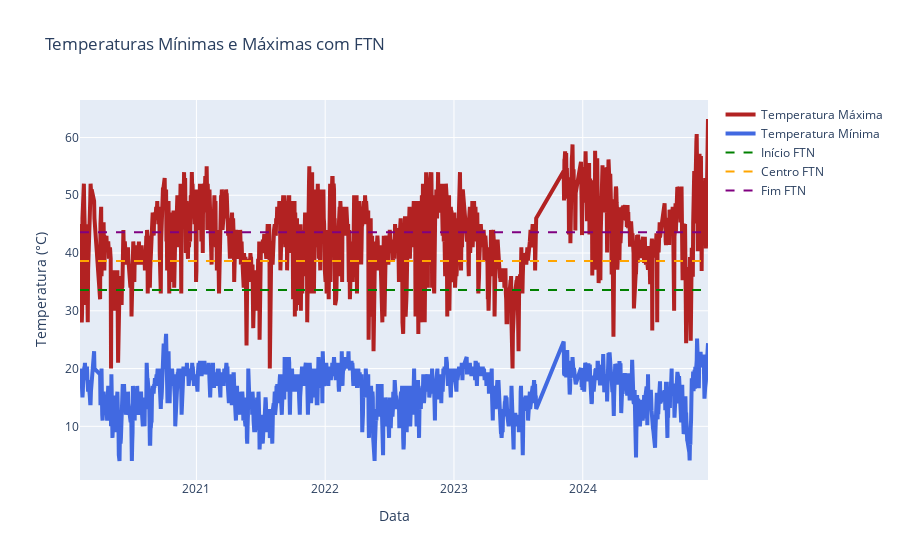

Notebook code for this chart:
### Markdown cell above
## Gráfico Temperaturas Mínimas e Máximas com FTN

### Code cell
# Agrupar por data e calcular as temperaturas mínima e máxima
df_daily = df_combined.groupby('dataref').agg(
    temp_min=('temperaturatermometro', 'min'),
    temp_max=('temperaturatermometro', 'max')
).reset_index()

# Calcular o delta
df_daily['delta'] = df_daily['temp_max'] - df_daily['temp_min']

# Aplicar as regras de filtro: delta entre 10 e 40, temperatura mínima >= 4 e <= 30
df_daily = df_daily[(df_daily.delta >= 10) & (df_daily.delta <= 40) & (df_daily.temp_min >= 4) & (df_daily.temp_min <= 30)].reset_index(drop=True)

# Calcular os valores históricos
min_historico = df_daily['temp_min'].min()
max_historico = df_daily['temp_max'].max()

# Calcular os valores de FTN
inicio_FTN = (min_historico + max_historico) / 2
centro_FTN = inicio_FTN + 5
fim_FTN = inicio_FTN + 10

# Criar o gráfico
import plotly.graph_objects as go

fig = go.Figure()

# Adicionar as linhas de temperatura máxima e mínima
fig.add_trace(go.Scatter(x=df_daily['dataref'], y=df_daily['temp_max'], name='Temperatura Máxima',
                         line=dict(color='firebrick', width=4)))
fig.add_trace(go.Scatter(x=df_daily['dataref'], y=df_daily['temp_min'], name='Temperatura Mínima',
                         line=dict(color='royalblue', width=4)))

# Adicionar as linhas de FTN
fig.add_trace(go.Scatter(x=df_daily['dataref'], y=[inicio_FTN]*len(df_daily), name='Início FTN',
                         line=dict(color='green', width=2, dash='dash')))
fig.add_trace(go.Scatter(x=df_daily['dataref'], y=[centro_FTN]*len(df_daily), name='Centro FTN',
                         line=dict(color='orange', width=2, dash='dash')))
fig.add_trace(go.Scatter(x=df_daily['dataref'], y=[fim_FTN]*len(df_daily), name='Fim FTN',
                         line=dict(color='purple', width=2, dash='dash')))

# Ajustes no layout do gráfico
fig.update_layout(
    title='Temperaturas Mínimas e Máximas com FTN',
    xaxis=dict(title='Data'),
    yaxis=dict(title='Temperatura (°C)'),
    showlegend=True
)

# Exibir o gráfico
fig.show()

# Retornar os valores de FTN
inicio_FTN, centro_FTN, fim_FTN

### Figure 1 — Plotly figure (JSON) as saved in the notebook; plotly's stock layout.template omitted (floating-point values rounded to 4 significant figures; data arrays with more than 128 entries replaced by an {"elided": "..."} marker saying what was removed)
{"data": [{"line": {"color": "firebrick", "width": 4}, "name": "Temperatura Máxima", "type": "scatter", "x": {"elided": "1567 str values"}, "y": {"elided": "1567 float values"}}, {"line": {"color": "royalblue", "width": 4}, "name": "Temperatura Mínima", "type": "scatter", "x": {"elided": "1567 str values"}, "y": {"elided": "1567 float values"}}, {"line": {"color": "green", "dash": "dash", "width": 2}, "name": "Início FTN", "type": "scatter", "x": {"elided": "1567 str values"}, "y": {"elided": "1567 float values"}}, {"line": {"color": "orange", "dash": "dash", "width": 2}, "name": "Centro FTN", "type": "scatter", "x": {"elided": "1567 str values"}, "y": {"elided": "1567 float values"}}, {"line": {"color": "purple", "dash": "dash", "width": 2}, "name": "Fim FTN", "type": "scatter", "x": {"elided": "1567 str values"}, "y": {"elided": "1567 float values"}}], "layout": {"showlegend": true, "title": {"text": "Temperaturas Mínimas e Máximas com FTN"}, "xaxis": {"title": {"text": "Data"}}, "yaxis": {"title": {"text": "Temperatura (°C)"}}}}
